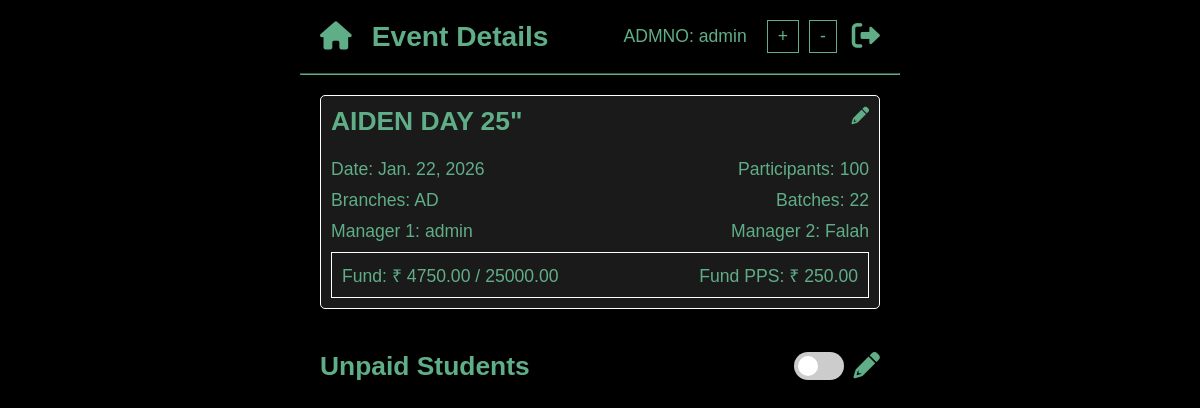
The app's page /event-details/7 (signed in) with its own data.
### fundmanager/models.py (models this page shows, shortened)
class UserProfile(models.Model):
    user = models.OneToOneField(User, on_delete=models.CASCADE, related_name='profile')
    admission_number = models.CharField(max_length=20, blank=True)
    department = models.ForeignKey(Branch, on_delete=models.SET_NULL, null=True, blank=True, related_name='students')
    batch = models.IntegerField(null=True, blank=True)

class Event(models.Model):
    name = models.CharField(max_length=200)
    date = models.DateField()
    venue = models.CharField(max_length=200, blank=True)
    participants = models.IntegerField(blank=True)
    fund_required = models.DecimalField(max_digits=10, decimal_places=2)
    fund_collected = models.DecimalField(max_digits=10, decimal_places=2, default=0)  # Initialize to 0
    fund_per_person = models.DecimalField(max_digits=6, decimal_places=2)
    batches = models.CharField(max_length=200, help_text="Comma-separated list of batches (e.g., 2020, 2021, 2022)")
    branches = models.ManyToManyField(Branch, related_name='events', help_text="Branches invited to the event", blank=True)
    coordinator1 = models.ForeignKey(User, on_delete=models.CASCADE, related_name='events_managing1', default=0)
    coordinator1_phone = models.CharField(max_length=20, blank=True)
    coordinator2 = models.ForeignKey(User, on_delete=models.CASCADE, related_name='events_managing2', default=0)
    coordinator2_phone = models.CharField(max_length=20, blank=True)
    def __str__(self):
        return f"{self.name} - {self.date}"

class Branch(models.Model):
    name = models.CharField(max_length=100, unique=True)  # Branch name (e.g., CSE, ECE)
    def __str__(self):
        return self.name

### fundmanager/views.py (the view, shortened to what this page needs)
# urls.py: path('event-details/<int:id>', views.event_details, name='event_details'),
def event_details(request, id):
    if request.user.is_authenticated == False: return redirect('signin')
    event = get_object_or_404(Event, pk=id)
    paid_students = Payment.objects.filter(event=event).select_related('student')
    paid_student_ids = [payment.student.id for payment in paid_students]
    invited_branches = event.branches.all()
    invited_batches = event.batches.split(',')
    eligible_students = User.objects.filter(
        profile__department__in=invited_branches,
        profile__batch__in=invited_batches
    )
    unpaid_students = [student for student in eligible_students if student.id not in paid_student_ids]
    context = {
        'event': event,
        'paid_students': set(paid_students),
        'unpaid_students': set(unpaid_students),
    }
    return render(request, 'event-details.html', context=context)

### templates/event-details.html (shortened to what this page needs)
<!DOCTYPE html>
<html lang="en">
<head>
    <link rel="stylesheet" href="/static/style.css">
    <link rel="stylesheet" href="/static/event.css">
    <link rel="stylesheet" href="https://cdnjs.cloudflare.com/ajax/libs/font-awesome/6.0.0/css/all.min.css"
 />
</head>
<body>
    <nav>
        <div class="nav-left">
            <a href="/home"><i class="fas fa-home"></i></a>
            <strong>Event Details</strong>
        </div>
        <div class="nav-right">
            <span id="admission-number" style="margin-right: 15px;">ADMNO: {{request.user.profile.admission_number}}</span>
            <button id="increase-font">+</button>
            <button id="decrease-font">-</button>
            <a href="/login"><i class="fas fa-sign-out-alt"></i></a>
        </div>
    </nav>
    <hr>
    <div class="container">
        <div class="event-card" id="event-card">
            {% if request.user.pk == event.coordinator2.pk or request.user.pk == event.coordinator1.pk %}
            <div style="position: absolute; top: 10px; right: 10px; z-index: 2;">
                <a href="/create-event/{{event.id}}" style="color: #60ae87;"><i class="fas fa-pencil-alt"></i></a>
            </div>
            {% endif %}
            <h2 id="event-name">{{event.name}}</h2>
            <div class="inline-details">
                <span id="event-date">Date: {{event.date}}</span>
                <span id="event-participants">Participants: {{event.participants}}</span>
            </div>
            <div class="inline-details">
                <span id="event-branches">Branches: {% for branch in event.branches.all %} {{branch}} {% endfor %}</span>
                <span id="event-batches">Batches: {{event.batches}}</span>
            </div>
            <div class="inline-details">
                <span id="event-manager-1">Manager 1: {{event.coordinator1}}</span>
                <span id="event-manager-2">Manager 2: {{event.coordinator2}}</span>
            </div>
            <div class="fund-box">
                <span id="event-fund">Fund: ₹ {{event.fund_collected}} / {{event.fund_required}}</span>
                <span id="event-fund-pps">Fund PPS: ₹ {{event.fund_per_person}}</span>
            </div>
        </div>
        <form id="students-form" action="" method="post">
            <section id="students">
            <div class="section-header">
                <h2 id="student-header-text">Unpaid Students</h2>
                <div style="align-items: center; display: flex; gap: 10px;">
                    <label class="switch">
                        <span class="slider round"></span>
                    </label>
                    {% if request.user.pk == event.coordinator2.pk or request.user.pk == event.coordinator1.pk %}
                    <a style="color: #60ae87;"><i class="fas fa-pencil-alt" id="student-edit-icon"></i></a>
                    {% endif %}
                </div>
            </div>
        </section>
        </form>
    </div>
</body>
</html>

### static/style.css (style rules this page uses)
* { -webkit-tap-highlight-color: transparent; }
body { font-family: sans-serif; background-color: black; color: #60ae87; margin: 0 auto; padding: 0; max-width: 600px; font-size: 1.1em; }
nav { display: flex; justify-content: space-between; align-items: center; padding: 20px; }
.nav-left { font-size: 1.6em; font-weight: bold; display: flex; align-items: center; }
.nav-left a { margin-right: 10px; }
.nav-right { display: flex; align-items: center; }
.nav-right span { margin-right: 15px; }
.nav-right button { background-color: transparent; color: #60ae87; border: 1px solid #60ae87; padding: 5px 10px; margin: 0 5px; cursor: pointer; font-size: 1em; }
.nav-right i { font-size: 1.6em; cursor: pointer; margin-left: 10px; }
.nav-right a i { color: #60ae87; font-size: 1.6em; cursor: pointer; margin-left: 10px; }
.nav-left a i { color: #60ae87; font-size: 1em; cursor: pointer; margin-right: 10px; }
hr { border-color: #60ae87; margin: 0; }
.container { padding: 20px; }
section { margin-bottom: 20px; }
section div a i { color: #60ae87; cursor: pointer; font-size: 1.5em; }

### static/event.css (style rules this page uses)
.switch { position: relative; display: inline-block; width: 50px; height: 28px; margin-left: 10px; }
.slider { position: absolute; cursor: pointer; top: 0; left: 0; right: 0; bottom: 0; background-color: #ccc; transition: .4s; }
.slider:before { position: absolute; content: ""; height: 20px; width: 20px; left: 4px; bottom: 4px; background-color: white; transition: .4s; }
.slider.round { border-radius: 34px; }
.slider.round:before { border-radius: 50%; }
.event-card { background-color: #1a1a1a; border-radius: 5px; padding: 10px; margin-bottom: 20px; border: 0.1px solid white; position: relative; overflow: hidden; transition: background-color 0.3s ease; }
.event-card>* { position: relative; z-index: 1; }
.event-card h2 { margin-top: 0; }
.fund-box { display: flex; justify-content: space-between; align-items: center; width: 100%; border: 0.5px solid white; padding: 10px; box-sizing: border-box; }
.section-header { display: flex; justify-content: space-between; align-items: center; margin-bottom: 10px; }
.inline-details { display: flex; justify-content: space-between; margin-bottom: 10px; }

### records on screen
Event: name "AIDEN DAY 25\"", date "Jan. 22, 2026", participants "100", batches "22", coordinator1 "admin", coordinator2 "Falah", fund_collected "4750.00", fund_required "25000.00", fund_per_person "250.00"
Branch: name "AD"

### other values on screen
{{ request.user.profile.admission_number }} "admin"
